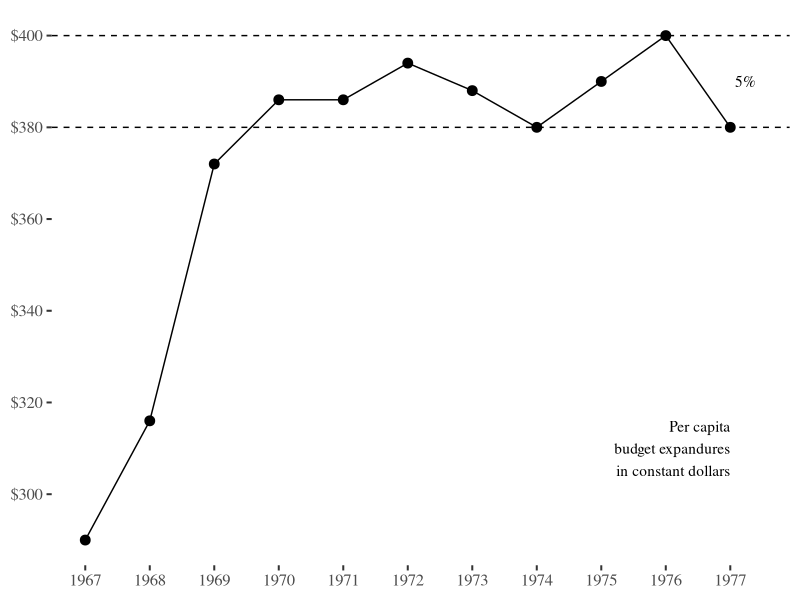
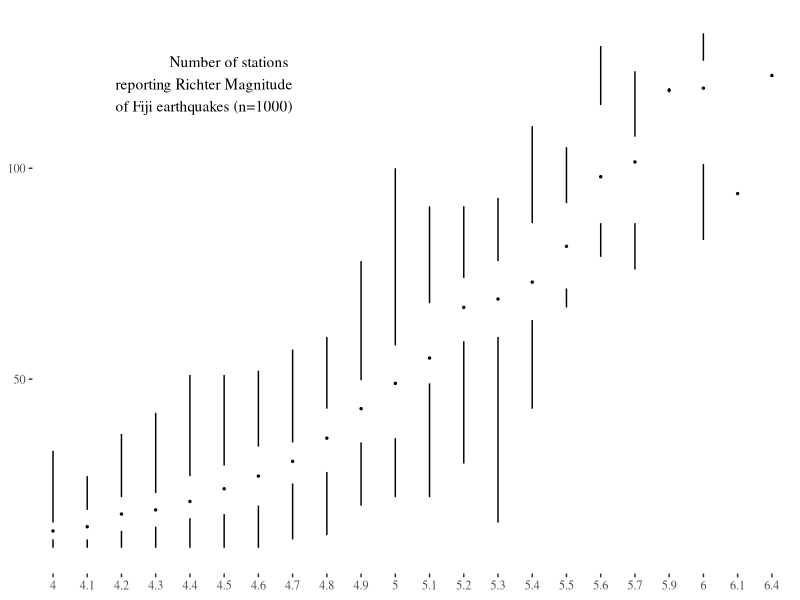

Generate these figures, in order, with R:
# Load packages 
library(ggplot2)
library(ggthemes)

# Data 
x <- 1967:1977
y <- c(0.5,1.8,4.6,5.3,5.3,5.7,5.4,5,5.5,6,5)

# Minimal line plot in ggplot
d <- data.frame(x, y)
ggplot(d, aes(x,y)) + geom_line() + geom_point(size=3) + theme_tufte(base_size = 15) +
  theme(axis.title=element_blank()) + geom_hline(yintercept = c(5,6), lty=2) + 
  scale_y_continuous(breaks=seq(1, 6, 1), label=sprintf("$%s",seq(300,400,20))) + 
  scale_x_continuous(breaks=x,label=x) +
  annotate("text", x = c(1977,1977.4), y = c(1.5,5.5), adj=1,  family="serif",
           label = c("Per capita\nbudget expandures\nin constant dollars", "5%"))

# Minimal box plot
ggplot(quakes, aes(factor(mag),stations)) + theme_tufte() +
  geom_tufteboxplot(outlier.colour="transparent") + theme(axis.title=element_blank()) +
  annotate("text", x = 8, y = 120, adj=1,  family="serif",
           label = c("Number of stations \nreporting Richter Magnitude\nof Fiji earthquakes (n=1000)"))
